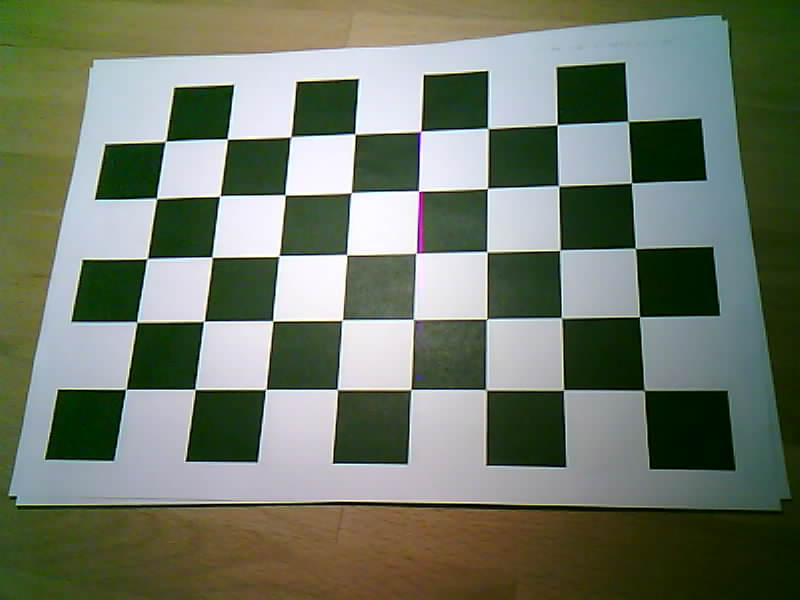
#> input picture semester1/RC/lab8/images/photo10.png, 800 x 600 px; its folder holds only this picture in this run
$ python camera_calibration.py
#> lines starting #> are read from the running program, lines starting #| are printed output that depends on the picture
#!/usr/bin/env python3

import cv2
import itertools
import numpy as np
from os import listdir


def show_photo(photo):
    cv2.imshow('a', photo)
    cv2.waitKey(5000)


def get_photos(path):
#> called with path = './images'
    photo_names = [f for f in listdir(path) if f.endswith('.png')]
    return [cv2.imread(f'{path}/{f}') for f in photo_names]


def mark_corners(photo):
    retval, corners = cv2.findChessboardCorners(photo, (8, 5))
    if retval:
        corners = cv2.cornerSubPix(cv2.cvtColor(photo, cv2.COLOR_BGR2GRAY), corners, (11, 11), (-1, -1),
                                   (cv2.TERM_CRITERIA_EPS + cv2.TERM_CRITERIA_MAX_ITER, 30, 0.001))
        # photo = cv2.drawChessboardCorners(photo, (8, 5), corners, retval)
        # show_photo(photo)
        return corners
    else:
        print("Couldn't find a chessboard in given photo")
        return None


def get_objpoints(width, size):
    prod = itertools.product(range(size[1]), range(size[0]))
    prod = (p[::-1] for p in prod)
    objpoints = np.array([[p1, p2, 0.0] for p1, p2 in prod], np.float32) * width
    return objpoints


def main():
    path_to_photos = './images'
    photos = get_photos(path_to_photos)
#> photos = 1 item
    img_shape = photos[0].shape[:2]
#> img_shape = (600, 800)
    img_shape = img_shape[::-1]
#> img_shape = (800, 600)

    images_corners = [mark_corners(photo) for photo in photos]
#> in mark_corners, `retval, corners = cv2.findChessboardCorners(photo, (8, 5))`: retval = True; corners = 40 rows, first 8: [644.5, 390.7], [563.6, 389.7], [486.2, 389.8], [411.1, 389.3], [336.8, 389], [265.6, 389.3], [194.9, 389.1], [125.5, 389.4]
#> in mark_corners, photo is the input picture: shape (600, 800, 3); mean B, G, R 104, 120.4, 111.4
#> in mark_corners, `corners = cv2.cornerSubPix(cv2.cvtColor(photo, cv2.COLOR_BGR2GRAY), co..`: corners = 40 rows, first 8: [644.3, 390.3], [563.5, 389.9], [486.1, 389.7], [410.9, 389.5], [337.4, 389.5], [265.8, 389.4], [195, 389.3], [125.9, 389.3]
#> images_corners = 1 item
    imgpoints = [image_corner for image_corner in images_corners if image_corner is not None]
#> imgpoints = 1 item

    objpoints = [get_objpoints(30, (8, 5))] * len(imgpoints)
#> objpoints = 1 item

    _, cameraMatrix, distCoeffs, _, _ = cv2.calibrateCamera(objpoints, imgpoints, img_shape, None, None)
#> cameraMatrix = [[692.9, 0, 434.3], [0, 679.7, 331.4], [0, 0, 1]]; distCoeffs = [[0.0538, 0.164, -0.000972, 0.00111, -0.955]]
    newCameraMatrix, _ = cv2.getOptimalNewCameraMatrix(cameraMatrix, distCoeffs, img_shape, 0)
#> newCameraMatrix = [[695.8, 0, 436.1], [0, 686.4, 331.1], [0, 0, 1]]
    map1, map2 = cv2.initUndistortRectifyMap(cameraMatrix, distCoeffs, None, newCameraMatrix, img_shape, 5)
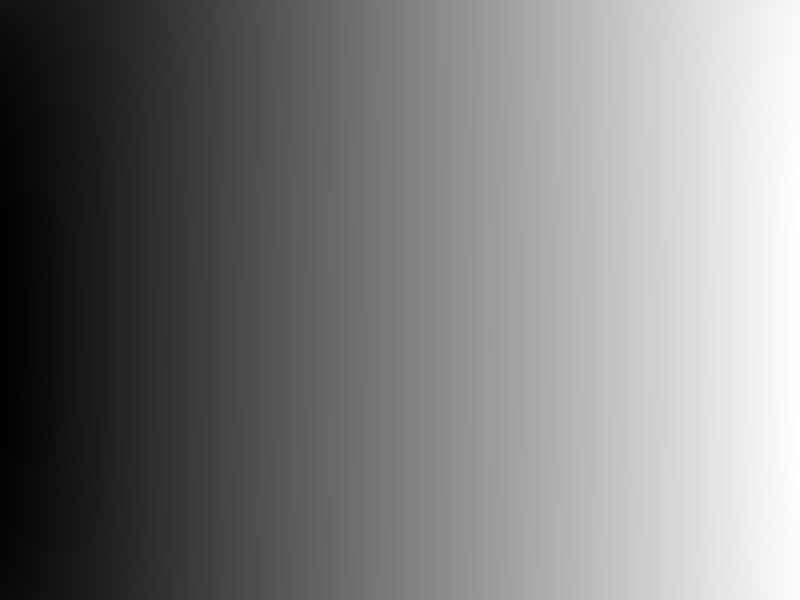
#> map1: shape (600, 800) float32; min 5.88, max 799, mean 398.8; drawn with min black and max white
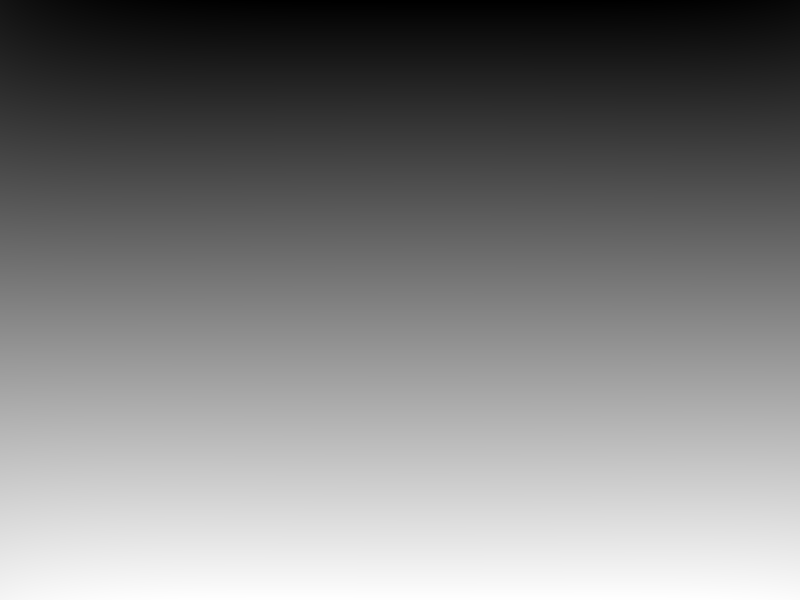
#> map2: shape (600, 800) float32; min -0.0267, max 599, mean 300; drawn with min black and max white

    np.save('camera_calibration_data/cameraMatrix.npy', cameraMatrix)
    np.save('camera_calibration_data/distCoeffs.npy', distCoeffs)
    np.save('camera_calibration_data/map1.npy', map1)
    np.save('camera_calibration_data/map2.npy', map2)

    for photo in get_photos(path_to_photos):
        undistorted_photo = cv2.remap(photo, map1, map2, cv2.INTER_LINEAR)
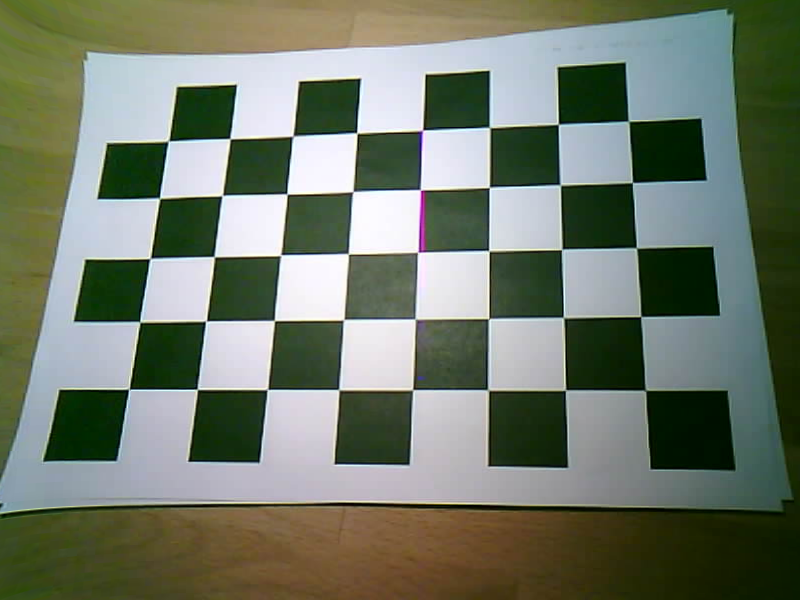
#> undistorted_photo: shape (600, 800, 3); mean B, G, R 105.1, 121, 112.3
        show_photo(np.hstack([photo, undistorted_photo]))
#> in show_photo, `cv2.imshow('a', photo)`:
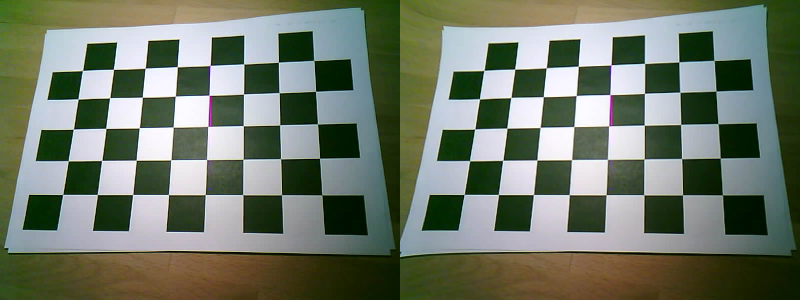
#> window 'a': shape (600, 1600, 3) (shown at 1/2 size); mean B, G, R 104.5, 120.7, 111.8


if __name__ == "__main__":
    main()

$ run again, on semester1/RC/lab8/images/photo15.png
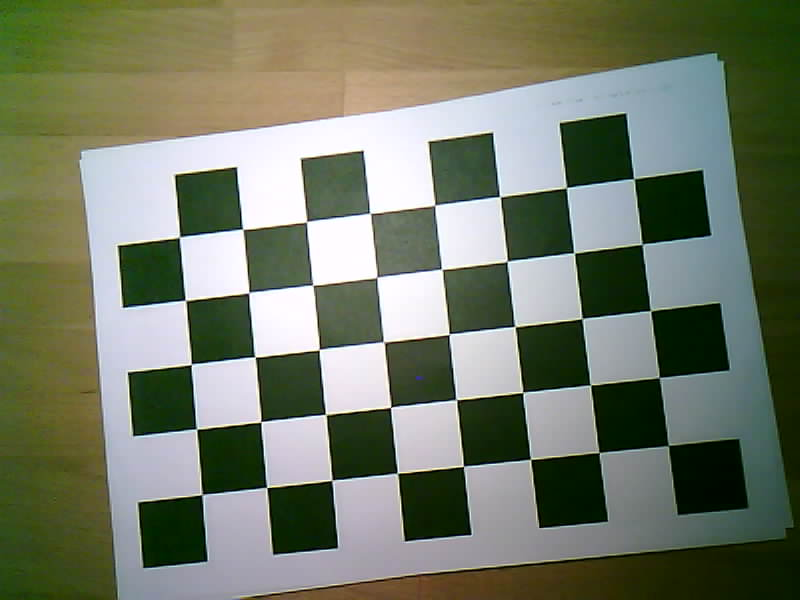
#> input picture semester1/RC/lab8/images/photo15.png, 800 x 600 px
#> photos = 1 item
#> in mark_corners, `retval, corners = cv2.findChessboardCorners(photo, (8, 5))`: retval = True; corners = 40 rows, first 8: [668.4, 445.6], [599.3, 452.4], [530.6, 459.4], [463.6, 466.2], [397.1, 473.3], [332, 480], [266.7, 487.5], [202.2, 494.4]
#> in mark_corners, photo is the input picture: shape (600, 800, 3); mean B, G, R 103.5, 122.6, 115.6
#> in mark_corners, `corners = cv2.cornerSubPix(cv2.cvtColor(photo, cv2.COLOR_BGR2GRAY), co..`: corners = 40 rows, first 8: [668.3, 445.5], [599, 452.6], [530.5, 459.3], [463.4, 466.3], [397.5, 473.1], [331.9, 480.2], [266.7, 487.4], [201.9, 494.5]
#> images_corners = 1 item
#> cameraMatrix = [[1411.7, 0, 329.3], [0, 1412, 339.1], [0, 0, 1]]; distCoeffs = [[-0.0855, 10.58, -0.00213, -0.0189, -96.91]]
#> newCameraMatrix = [[1427.4, 0, 324.1], [0, 1437.3, 338.8], [0, 0, 1]]
#> in main, `undistorted_photo = cv2.remap(photo, map1, map2, cv2.INTER_LINEAR)`:
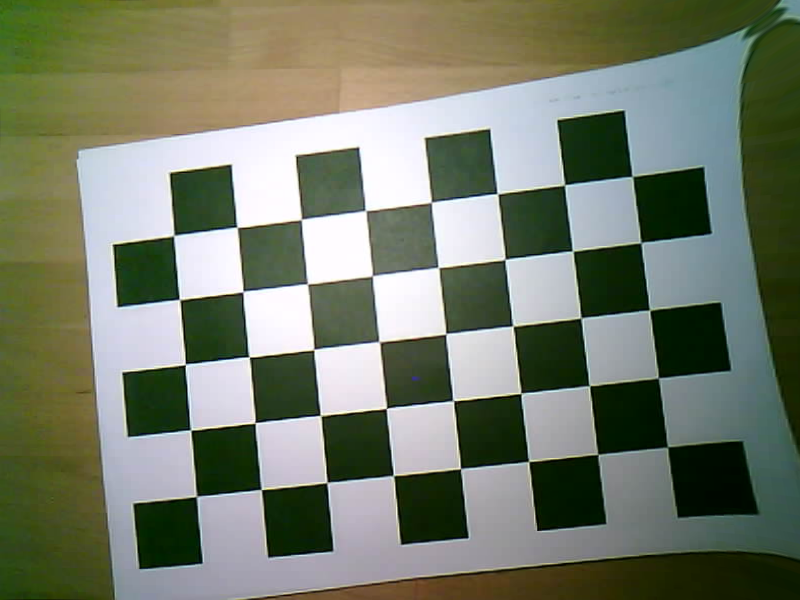
#> undistorted_photo: shape (600, 800, 3); mean B, G, R 106.1, 124.2, 117
#> in show_photo, `cv2.imshow('a', photo)`:
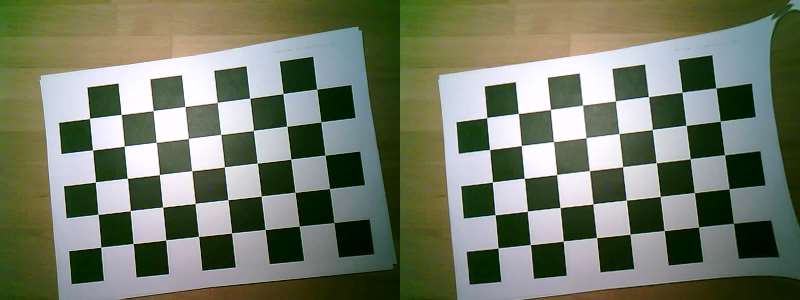
#> window 'a': shape (600, 1600, 3) (shown at 1/2 size); mean B, G, R 104.8, 123.4, 116.3

$ run again, on semester1/RC/lab8/images/photo16.png
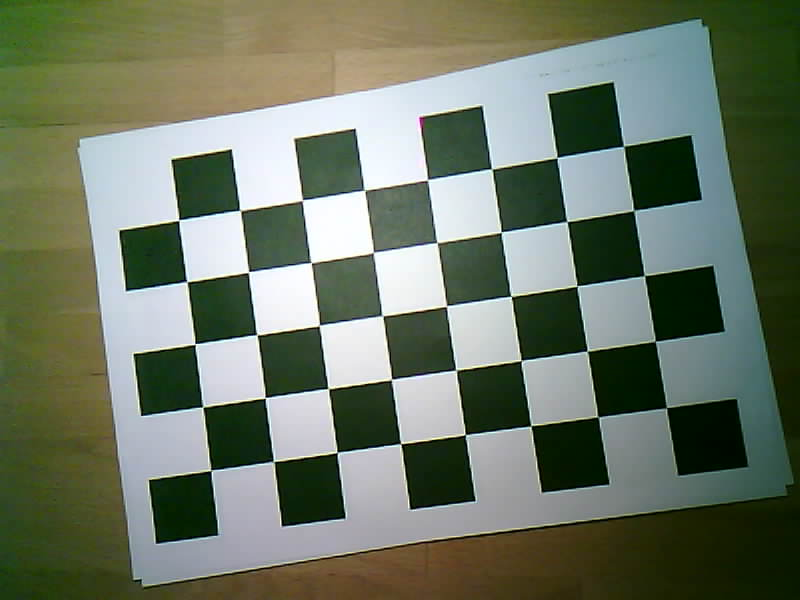
#> input picture semester1/RC/lab8/images/photo16.png, 800 x 600 px
#> photos = 1 item
#> in mark_corners, `retval, corners = cv2.findChessboardCorners(photo, (8, 5))`: retval = True; corners = 40 rows, first 8: [666.5, 407.6], [598.2, 416.9], [530.9, 425.8], [465.5, 434.4], [400.8, 443.7], [337.4, 452.2], [273.4, 461.5], [210.9, 470.6]
#> in mark_corners, photo is the input picture: shape (600, 800, 3); mean B, G, R 100.1, 118.2, 108
#> in mark_corners, `corners = cv2.cornerSubPix(cv2.cvtColor(photo, cv2.COLOR_BGR2GRAY), co..`: corners = 40 rows, first 8: [666.4, 407.8], [598, 416.9], [530.9, 425.8], [465.4, 434.6], [400.6, 443.6], [337.1, 452.4], [273.8, 461.4], [210.9, 470.3]
#> images_corners = 1 item
#> cameraMatrix = [[1098.2, 0, 365.1], [0, 1093.2, 317.5], [0, 0, 1]]; distCoeffs = [[-0.0588, 4.51, -0.00413, -0.00729, -30.07]]
#> newCameraMatrix = [[1106.1, 0, 362], [0, 1105.9, 316.4], [0, 0, 1]]
#> in main, `undistorted_photo = cv2.remap(photo, map1, map2, cv2.INTER_LINEAR)`:
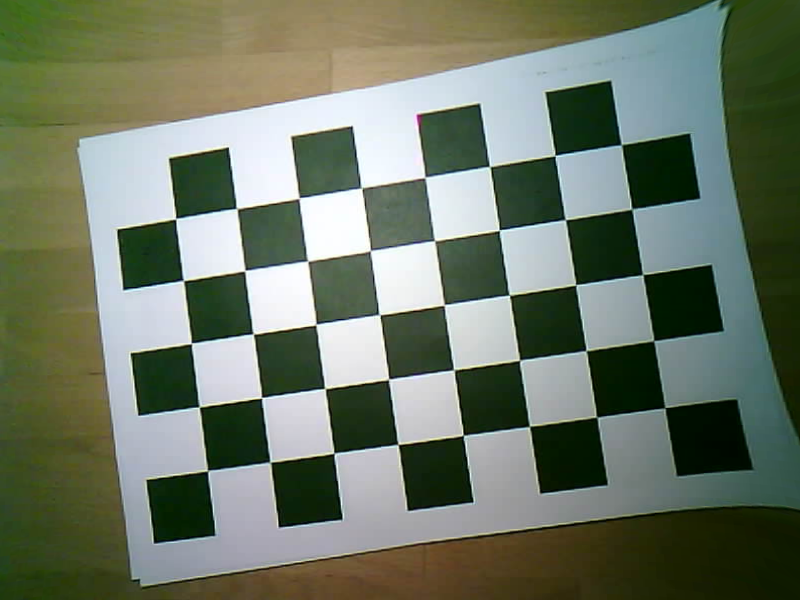
#> undistorted_photo: shape (600, 800, 3); mean B, G, R 101.3, 118.9, 108.7
#> in show_photo, `cv2.imshow('a', photo)`:
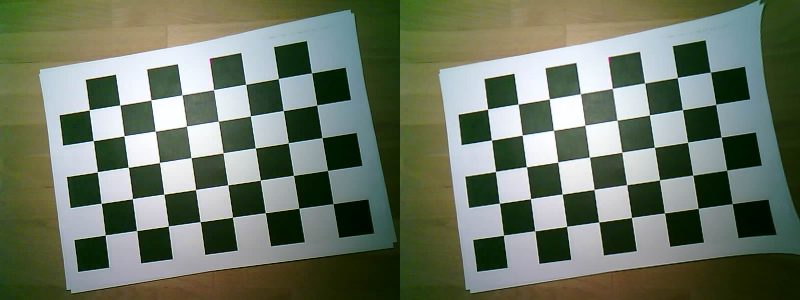
#> window 'a': shape (600, 1600, 3) (shown at 1/2 size); mean B, G, R 100.7, 118.6, 108.4

$ run again, on semester1/RC/lab8/images/photo12.png
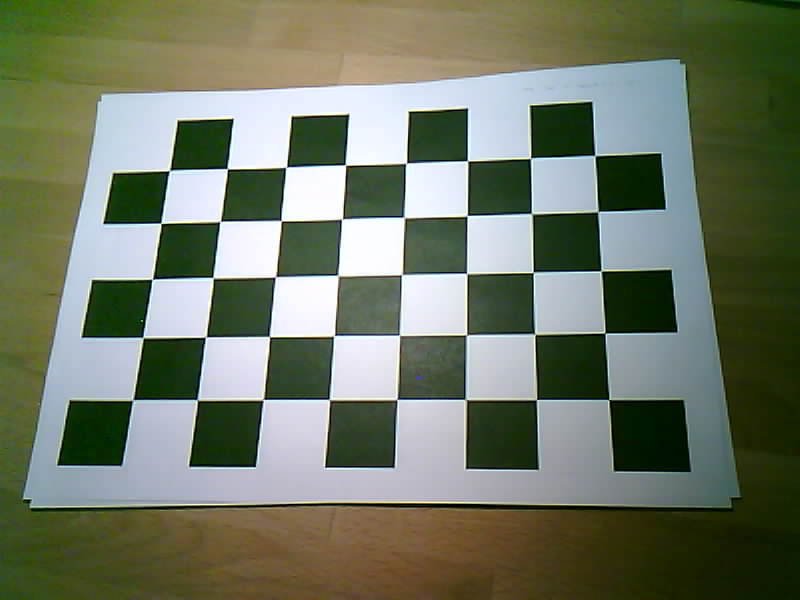
#> input picture semester1/RC/lab8/images/photo12.png, 800 x 600 px
#> photos = 1 item
#> in mark_corners, `retval, corners = cv2.findChessboardCorners(photo, (8, 5))`: retval = True; corners = 40 rows, first 8: [608.8, 399.5], [536.4, 399.7], [464.9, 399.2], [396.8, 399.5], [328.8, 399.2], [263.2, 399.6], [196.8, 399.6], [132.7, 400.1]
#> in mark_corners, photo is the input picture: shape (600, 800, 3); mean B, G, R 100.5, 119.7, 111.6
#> in mark_corners, `corners = cv2.cornerSubPix(cv2.cvtColor(photo, cv2.COLOR_BGR2GRAY), co..`: corners = 40 rows, first 8: [608.9, 399.6], [536.5, 399.6], [465.8, 399.5], [397.2, 399.5], [329.5, 399.6], [263.3, 399.7], [197.3, 399.9], [132.8, 400.1]
#> images_corners = 1 item
#> cameraMatrix = [[741.4, 0, 418], [0, 735.4, 338.9], [0, 0, 1]]; distCoeffs = [[-0.0109, 1.19, -0.000438, 0.00112, -5.29]]
#> newCameraMatrix = [[741.4, 0, 418], [0, 738.2, 339.7], [0, 0, 1]]
#> in main, `map1, map2 = cv2.initUndistortRectifyMap(cameraMatrix, distCoeffs, Non..`:
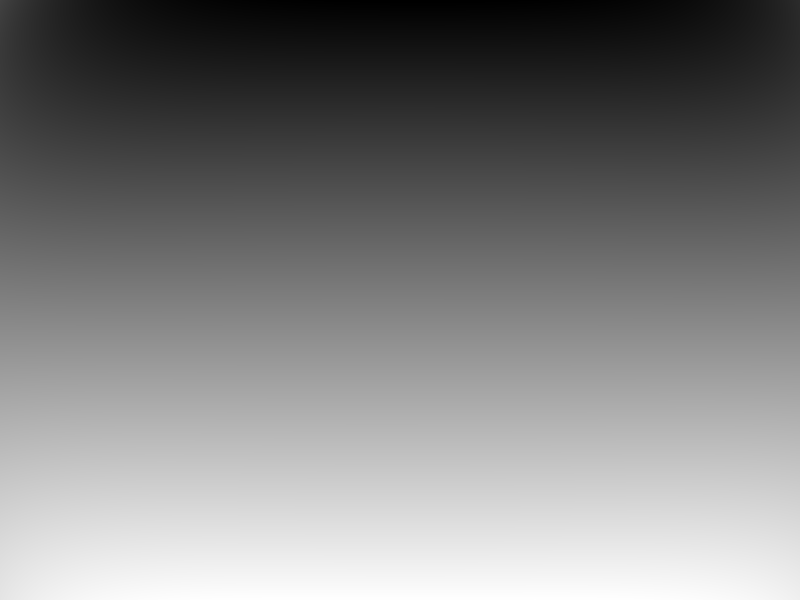
#> map2: shape (600, 800) float32; min -0.0681, max 599.1, mean 300.6; drawn with min black and max white
#> in show_photo, `cv2.imshow('a', photo)`:
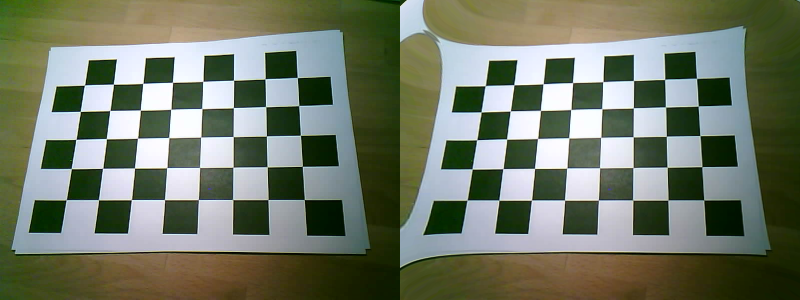
#> window 'a': shape (600, 1600, 3) (shown at 1/2 size); mean B, G, R 102.6, 120.8, 113.2
